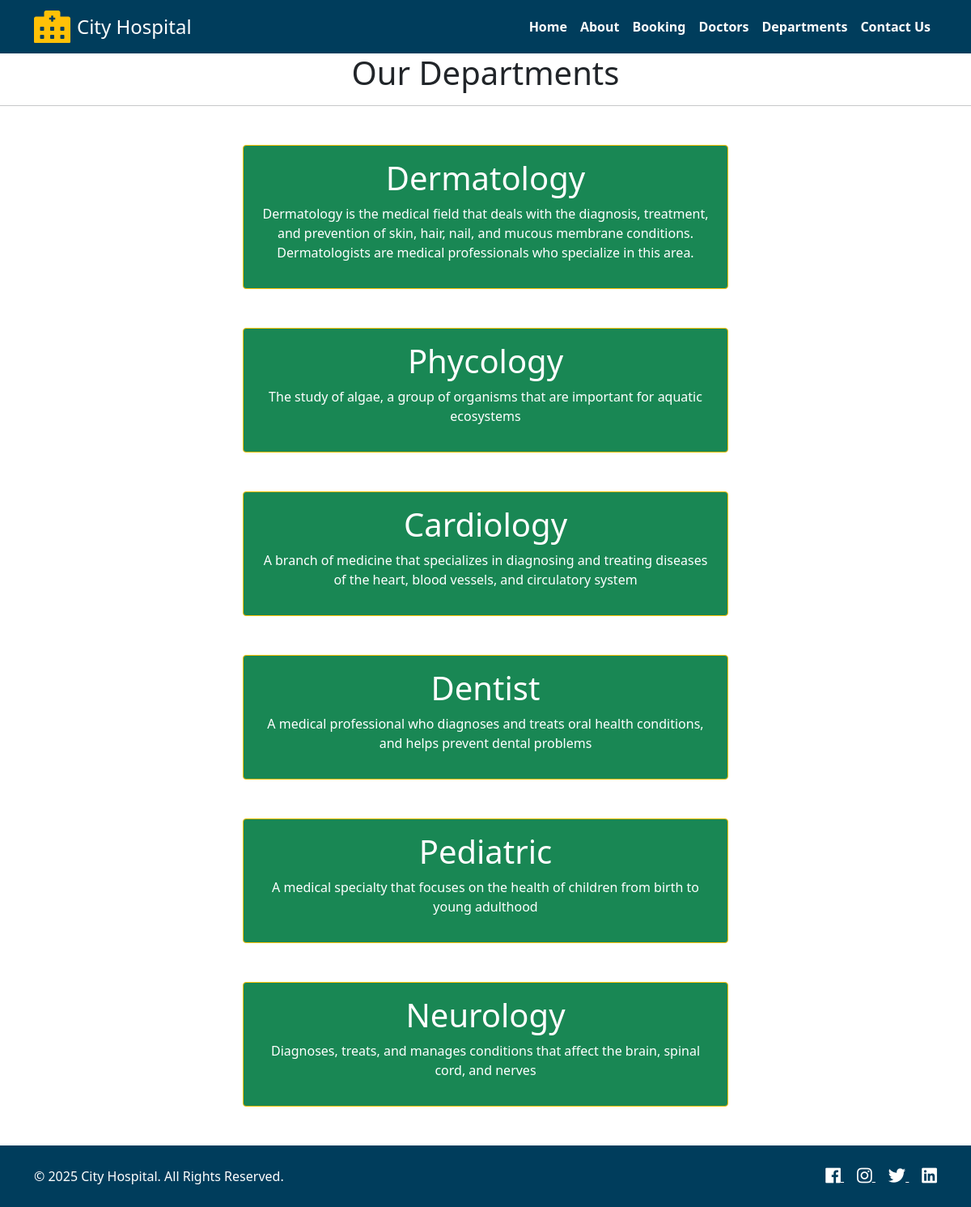
Screenshot of /department with the database file from the repository.
### home/models.py (models this page shows, shortened)
class Department(models.Model):
    dep_name=models.CharField(max_length=50)
    dep_description=models.TextField()

### home/views.py (the view)
# urls.py: path('department',views.department,name='department'),
def department(request):
    dict_dept={
        'dept':Department.objects.all(),
    }
    return render(request,'department.html',dict_dept)

### home/templates/department.html (shortened to what this page needs)
{% extends "base.html" %}
 {% block content %}
<h1 class="text-center">Our Departments</h1>
<hr/>
{% for d in dept %}
<div class="mx-auto w-50 bg-success text-center text-white p-3 my-5 border border-warning rounded">
    <h1>{{d.dep_name}}</h1>
    <p>{{ d.dep_description }}</p>
</div>
{% endfor %}
{%endblock%}

### rows the page displays
Department: dep_name "Dermatology", dep_description "Dermatology is the medical field that deals with the diagnosis, treatment, and prevention of skin, hair, nail, and mucous membrane conditions. Dermatologists are medical professionals who specialize in this area."
Department: dep_name "Phycology", dep_description "The study of algae, a group of organisms that are important for aquatic ecosystems"
Department: dep_name "Cardiology", dep_description "A branch of medicine that specializes in diagnosing and treating diseases of the heart, blood vessels, and circulatory system"
Department: dep_name "Dentist", dep_description "A medical professional who diagnoses and treats oral health conditions, and helps prevent dental problems"
Department: dep_name "Pediatric", dep_description "A medical specialty that focuses on the health of children from birth to young adulthood"
Department: dep_name "Neurology", dep_description "Diagnoses, treats, and manages conditions that affect the brain, spinal cord, and nerves"
